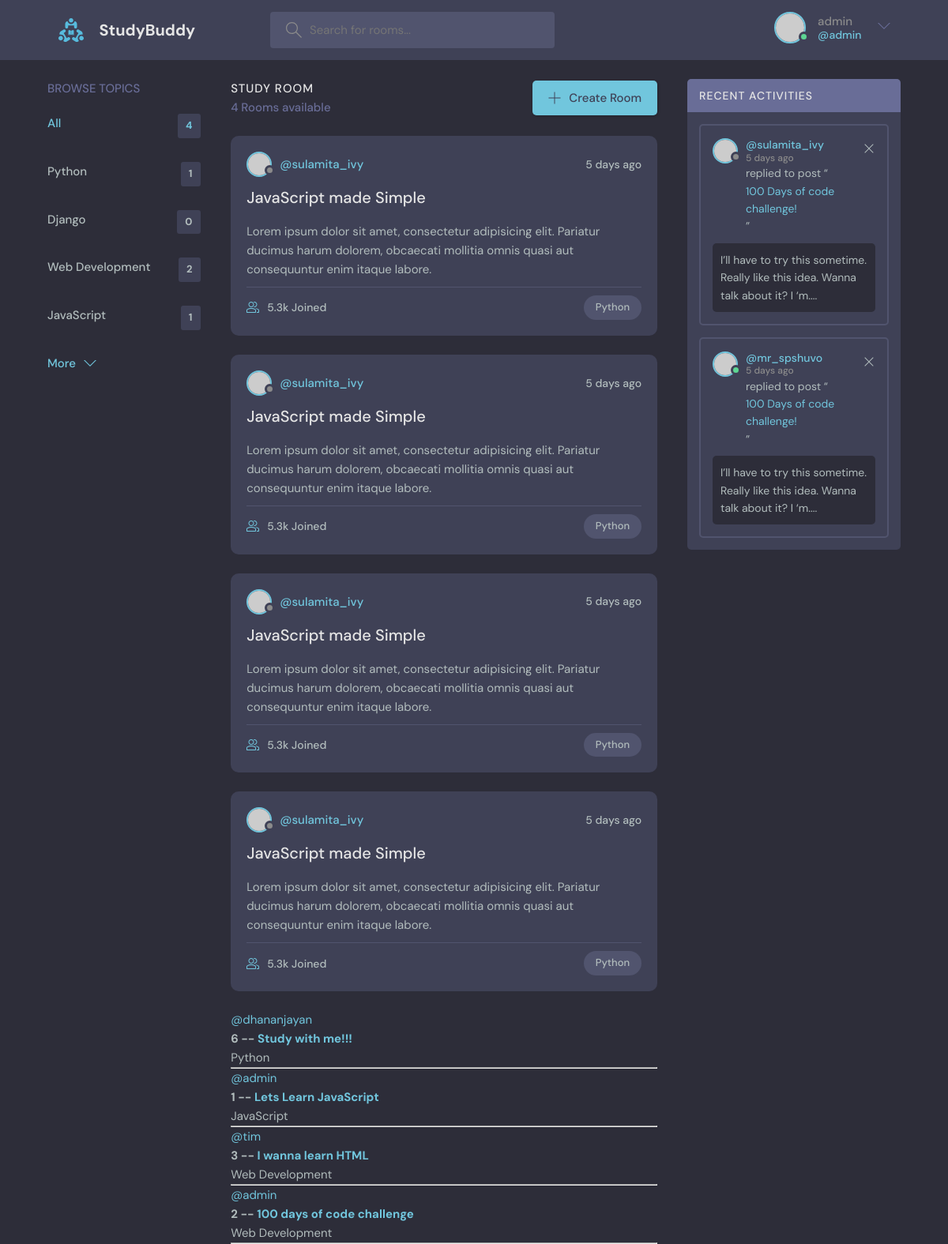
The app's page / (signed in) with its own data.
### base/models.py (models this page shows, shortened)
class Topic(models.Model):
    name = models.CharField(max_length=200)

class Room(models.Model):
    host = models.ForeignKey(User, on_delete=models.SET_NULL, null=True)
    topic = models.ForeignKey(Topic, on_delete=models.SET_NULL, null=True)
    name = models.CharField(max_length=200)
    discription = models.TextField(null=True, blank=True)
    participants = models.ManyToManyField(User, related_name='participants', blank=True)
    updated = models.DateTimeField(auto_now=True)
    created = models.DateTimeField(auto_now_add=True)
    class Meta:
        ordering = ['-updated','-created']      # display the newest one first (recently updated or created room/post)

### base/views.py (the view)
# urls.py: path('',views.home, name="home"),
def home(request):
    q = request.GET.get('q') if request.GET.get('q') != None else ''
    rooms = Room.objects.filter(               #search bar
        Q(topic__name__icontains=q) |
        Q(name__icontains=q) |
        Q(discription__icontains=q)
        )                                      #----#
    topics = Topic.objects.all()   #display all topics in the side bar
    room_count = rooms.count()
    room_messages = Message.objects.filter(Q(room__topic__name__icontains=q))
    context = {'rooms':rooms, 'topics':topics, 'room_count':room_count, 'room_messages':room_messages}
    return render(request, 'base/home.html', context)

### base/templates/base/home.html (shortened to what this page needs)
{% extends 'main.html' %}
{% block content %}
    <main class="layout layout--3">
      <div class="container">
        {% include 'base/topics_component.html' %}
        <div class="roomList">
          <div class="roomList__header">
            <div>
              <h2>Study Room</h2>
              <p>{{ room_count }} Rooms available</p>
            </div>
            <a class="btn btn--main" href="create-room.html">
              <svg version="1.1" xmlns="http://www.w3.org/2000/svg" width="32" height="32" viewBox="0 0 32 32">
                <title>add</title>
                <path
                  d="M16.943 0.943h-1.885v14.115h-14.115v1.885h14.115v14.115h1.885v-14.115h14.115v-1.885h-14.115v-14.115z"
                ></path>
              </svg>
              Create Room
            </a>
          </div>
          {% include 'base/feed_component.html' %}
        </div>
        <div class="activities">
          <div class="activities__header">
            <h2>Recent Activities</h2>
          </div>
          <div class="activities__box">
            <div class="activities__boxHeader roomListRoom__header">
              <a href="profile.html" class="roomListRoom__author">
                <div class="avatar avatar--small">
                  <img src="https://randomuser.me/api/portraits/women/11.jpg" />
                </div>
                <p>
                  @sulamita_ivy
                  <span>5 days ago</span>
                </p>
              </a>
              <div class="roomListRoom__actions">
                <a href="#">
                  <svg version="1.1" xmlns="http://www.w3.org/2000/svg" width="32" height="32" viewBox="0 0 32 32">
                    <title>remove</title>
                    <path
                      d="M27.314 6.019l-1.333-1.333-9.98 9.981-9.981-9.981-1.333 1.333 9.981 9.981-9.981 9.98 1.333 1.333 9.981-9.98 9.98 9.98 1.333-1.333-9.98-9.98 9.98-9.981z"
                    ></path>
                  </svg>
                </a>
              </div>
            </div>
            <div class="activities__boxContent">
              <p>replied to post “<a href="room.html">100 Days of code challenge!</a>”</p>
              <div class="activities__boxRoomContent">
                I’ll have to try this sometime. Really like this idea. Wanna talk about it? I ‘m....
              </div>
            </div>
          </div>
          <div class="activities__box">
            <div class="activities__boxHeader roomListRoom__header">
              <a href="profile.html" class="roomListRoom__author">
                <div class="avatar avatar--small active">
                  <img src="https://randomuser.me/api/portraits/men/13.jpg" />
                </div>
                <p>
                  @mr_spshuvo
                  <span>5 days ago</span>
                </p>
              </a>
              <div class="roomListRoom__actions">
                <a href="#">
                  <svg version="1.1" xmlns="http://www.w3.org/2000/svg" width="32" height="32" viewBox="0 0 32 32">
                    <title>remove</title>
                    <path
                      d="M27.314 6.019l-1.333-1.333-9.98 9.981-9.981-9.981-1.333 1.333 9.981 9.981-9.981 9.98 1.333 1.333 9.981-9.98 9.98 9.98 1.333-1.333-9.98-9.98 9.98-9.981z"
                    ></path>
                  </svg>
                </a>
              </div>
            </div>
            <div class="activities__boxContent">
              <p>replied to post “<a href="room.html">100 Days of code challenge!</a>”</p>
              <div class="activities__boxRoomContent">
                I’ll have to try this sometime. Really like this idea. Wanna talk about it? I ‘m....
              </div>
            </div>
          </div>
        </div>
      </div>
    </main>
{% endblock content %}

### templates/navbar.html (shortened to what this page needs)
{% load static %}
<header class="header header--loggedIn">
    <div class="container">
      <a href="{% url 'home' %}" class="header__logo">
        <img src="{% static 'images/logo.svg' %}" />
        <h1>StudyBuddy</h1>
      </a>
      <form class="header__search" method="GET" action="{% url 'home' %}">
        <label>
          <input name="q" placeholder="Search for rooms..." />
        </label>
      </form>
      <nav class="header__menu">
        {% if request.user.is_authenticated %}
        <div class="header__user">
          <a href="profile.html">
            <div class="avatar avatar--medium active">
              <img src="https://randomuser.me/api/portraits/men/37.jpg" />
            </div>
            <p>{{request.user.username}} <span>@{{request.user.username}}</span></p>
          </a>
          <button class="dropdown-button">
            <svg version="1.1" xmlns="http://www.w3.org/2000/svg" width="32" height="32" viewBox="0 0 32 32">
              <title>chevron-down</title>
              <path d="M16 21l-13-13h-3l16 16 16-16h-3l-13 13z"></path>
            </svg>
          </button>
        </div>
        {% else %}
        <a href="{% url 'login' %}">
          <img src="{% static 'images/avatar.svg' %}" />
          <p>Login</p>
        </a>
        {% endif %}
      </nav>
    </div>
  </header>

### base/templates/base/topics_component.html
<div class="topics">
    <div class="topics__header">
      <h2>Browse Topics</h2>
    </div>
    <ul class="topics__list">
      <li>
        <a href="{% url 'home' %}" class="active">All <span>{{topics.count}}</span></a>
      </li>
      {% for topic in topics %}
      <li>
        <a href="{% url 'home' %}?q={{topic.name}}">{{topic.name}}<span>{{topic.room_set.all.count}}</span></a>
      </li>
      {% endfor %}
    </ul>
    <a class="btn btn--link" href="topics.html">
      More
      <svg version="1.1" xmlns="http://www.w3.org/2000/svg" width="32" height="32" viewBox="0 0 32 32">
        <title>chevron-down</title>
        <path d="M16 21l-13-13h-3l16 16 16-16h-3l-13 13z"></path>
      </svg>
    </a>
  </div>

### base/templates/base/feed_component.html (shortened to what this page needs)
{% for room in rooms %}
<div class="roomListRoom">
    <div class="roomListRoom__header">
      <a href="profile.html" class="roomListRoom__author">
        <div class="avatar avatar--small">
          <img src="https://randomuser.me/api/portraits/women/11.jpg" />
        </div>
        <span>@sulamita_ivy</span>
      </a>
      <div class="roomListRoom__actions">
        <span>5 days ago</span>
      </div>
    </div>
    <div class="roomListRoom__content">
      <a href="room.html">JavaScript made Simple</a>
      <p>
        Lorem ipsum dolor sit amet, consectetur adipisicing elit. Pariatur ducimus harum dolorem, obcaecati
        mollitia omnis quasi aut consequuntur enim itaque labore.
      </p>
    </div>
    <div class="roomListRoom__meta">
      <a href="room.html" class="roomListRoom__joined">
        5.3k Joined
      </a>
      <p class="roomListRoom__topic">Python</p>
    </div>
</div>
{% endfor %}
    {% for room in rooms %}
        <div>
            <a href="{% url 'user-profile' room.host.id %}">@{{room.host.username}}</a>
            <h5>{{room.id}} -- <a href="/room/{{room.id}}">{{room.name}}</a></h5>
            <small>{{room.topic.name}}</small>
            <hr>
        </div>
    {% endfor %}

### records on screen
Topic: name "Python", room_set.all.count "1"
Topic: name "Django", room_set.all.count "0"
Topic: name "Web Development", room_set.all.count "2"
Topic: name "JavaScript", room_set.all.count "1"
Room: host.username "dhananjayan", id "6", name "Study with me!!!", topic.name "Python"
Room: host.username "admin", id "1", name "Lets Learn JavaScript", topic.name "JavaScript"
Room: host.username "tim", id "3", name "I wanna learn HTML", topic.name "Web Development"
Room: host.username "admin", id "2", name "100 days of code challenge", topic.name "Web Development"

### other values on screen
{{ request.user.username }} "admin"
{{ topics.count }} "4"
{{ room_count }} "4"
